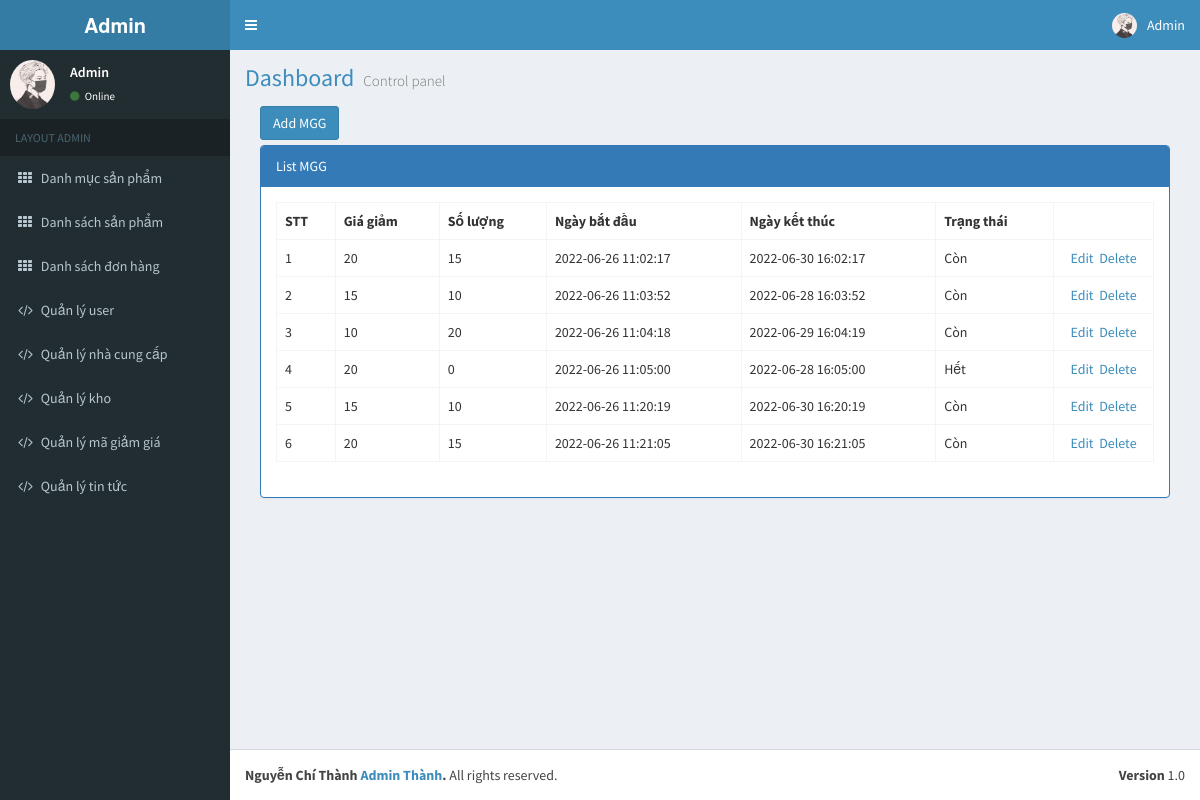
Page /index.php?area=Backend&controller=Discount (signed in) on the committed database.
### tables this page shows
CREATE TABLE `tbl_discount` (
  `MaGG` int(11) NOT NULL,
  `GiaGiam` int(11) NOT NULL,
  `SoLuong` int(11) NOT NULL,
  `ChiTiet` varchar(500) NOT NULL,
  `NgayBatDau` datetime NOT NULL,
  `NgayKetThuc` datetime NOT NULL,
  `TrangThai` varchar(50) NOT NULL
);

### Controllers/Backend/DiscountController.php (called while the page is built, shortened)
<?php
	include "Models/Backend/DiscountModel.php";
	class DiscountController extends Controller{
		public function index(){
			$data = $this->fetchAll();
			$this->renderHTML("Views/Backend/DiscountView.php",array("data"=>$data));
		}
	}
 ?>

### index.php (called while the page is built, shortened)
<?php
	include "App/Routing.php";
 ?>

### Models/Backend/DiscountModel.php (called while the page is built, shortened)
<?php
	trait DiscountModel{
		public function fetchAll(){
			$conn = Connection::getInstance();
			$query = $conn->query("select * from tbl_discount order by MaGG asc");
			return $query->fetchAll();
		}
	}
 ?>

### Views/Backend/DiscountView.php (the view, shortened to what this page needs)
<div class="col-md-12">
    <div style="margin-bottom:5px;">
        <a href="index.php?area=backend&controller=Discount&action=add" class="btn btn-primary">Add MGG</a>
    </div>
    <div class="panel panel-primary">
        <div class="panel-heading">List MGG</div>
        <div class="panel-body">
            <table class="table table-bordered table-hover">
                <tr>
                    <th>STT</th>
                    <th>Giá giảm</th>
                    <th>Số lượng</th>
                    <th>Ngày bắt đầu</th>
                    <th>Ngày kết thúc</th>
                    <th>Trạng thái</th>
                    <th style="width:100px;"></th>
                </tr>
                <?php $cnt=1;foreach($data as $rows): ?>
                <tr>
                    <td><?php echo $cnt;$cnt++; ?></td>
                    <td><?php echo $rows->GiaGiam; ?></td>
                    <td><?php echo $rows->SoLuong; ?></td>
                    <td><?php echo $rows->NgayBatDau; ?></td>
                    <td><?php echo $rows->NgayKetThuc; ?></td>
                    <td><?php echo $rows->TrangThai; ?></td>
                    <td style="text-align:center;">
                        <a href="index.php?area=backend&controller=Discount&action=edit&id=<?php echo $rows->MaGG; ?>">Edit</a>&nbsp;
                        <a href="index.php?area=backend&controller=Discount&action=delete&id=<?php echo $rows->MaGG; ?>" onclick="return window.confirm('Are you sure?');">Delete</a>
                    </td>
                </tr>
                <?php endforeach; ?>
            </table>
        </div>
    </div>
</div>

### rows in the picture
tbl_discount: GiaGiam "20", SoLuong "15", NgayBatDau "2022-06-26 11:02:17", NgayKetThuc "2022-06-30 16:02:17", TrangThai "Còn"
tbl_discount: GiaGiam "15", SoLuong "10", NgayBatDau "2022-06-26 11:03:52", NgayKetThuc "2022-06-28 16:03:52", TrangThai "Còn"
tbl_discount: GiaGiam "10", SoLuong "20", NgayBatDau "2022-06-26 11:04:18", NgayKetThuc "2022-06-29 16:04:19", TrangThai "Còn"
tbl_discount: GiaGiam "20", SoLuong "0", NgayBatDau "2022-06-26 11:05:00", NgayKetThuc "2022-06-28 16:05:00", TrangThai "Hết"
tbl_discount: GiaGiam "15", SoLuong "10", NgayBatDau "2022-06-26 11:20:19", NgayKetThuc "2022-06-30 16:20:19", TrangThai "Còn"
tbl_discount: GiaGiam "20", SoLuong "15", NgayBatDau "2022-06-26 11:21:05", NgayKetThuc "2022-06-30 16:21:05", TrangThai "Còn"

### other values in the picture
$_SESSION["fullname"] "Admin"
